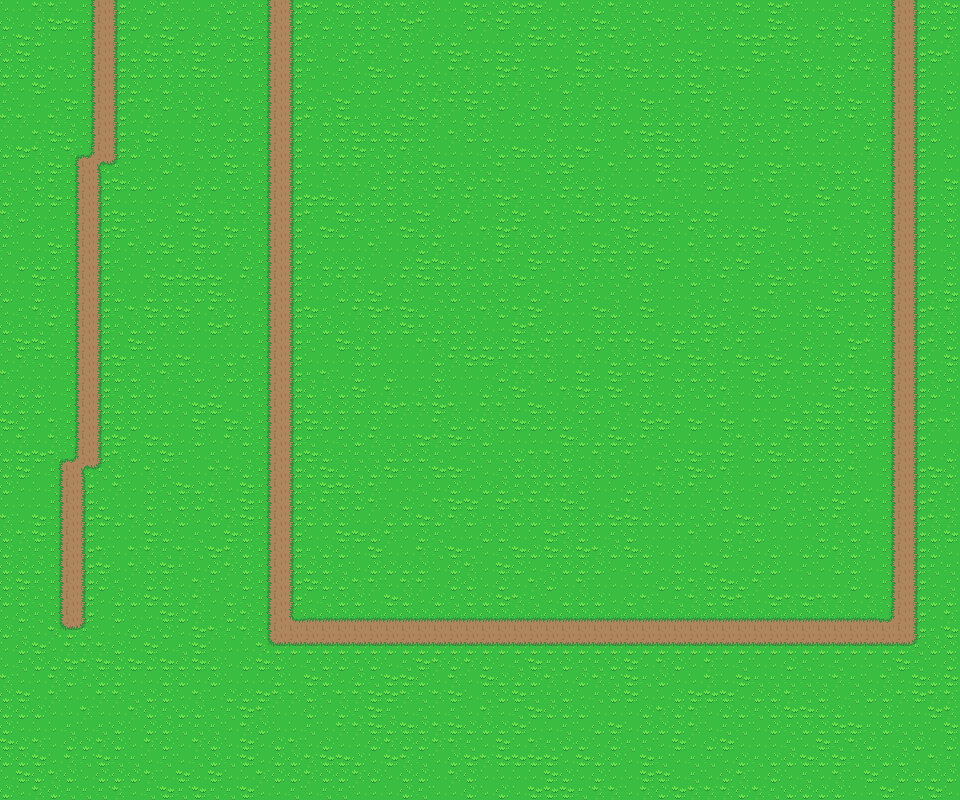

Below is a game level as drawn by its tile map, then a one-line description and the .tmx that defines it (tile-layer data replaced by summaries):
An orthogonal 60x50 tile map with 16x16 px tiles, 1 tile layer (Tile Layer 1).

<map version="1.0.0" orientation="orthogonal" renderorder="left-down" width="60" height="50" tilewidth="16" tileheight="16" nextobjectid="1">
 <tileset firstgid="1" source="../Tileset/Overworld.tsx" />
 <layer name="Tile Layer 1" width="60" height="50">
  <data>[3000 cells, 3000 non-empty, 18 distinct tile ids]</data>
 </layer>
</map>
